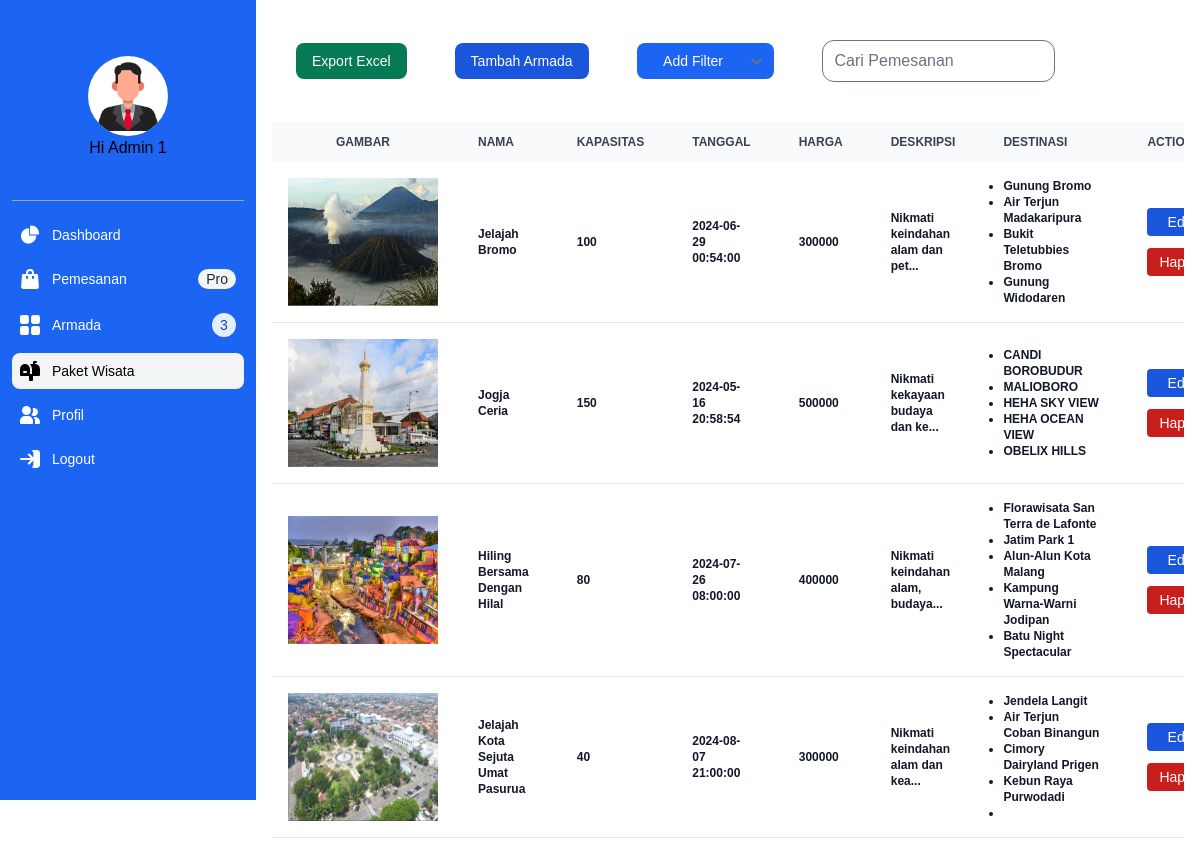
/app/admin/paket/index.php (signed in), run on an earlier commit of the app's database.
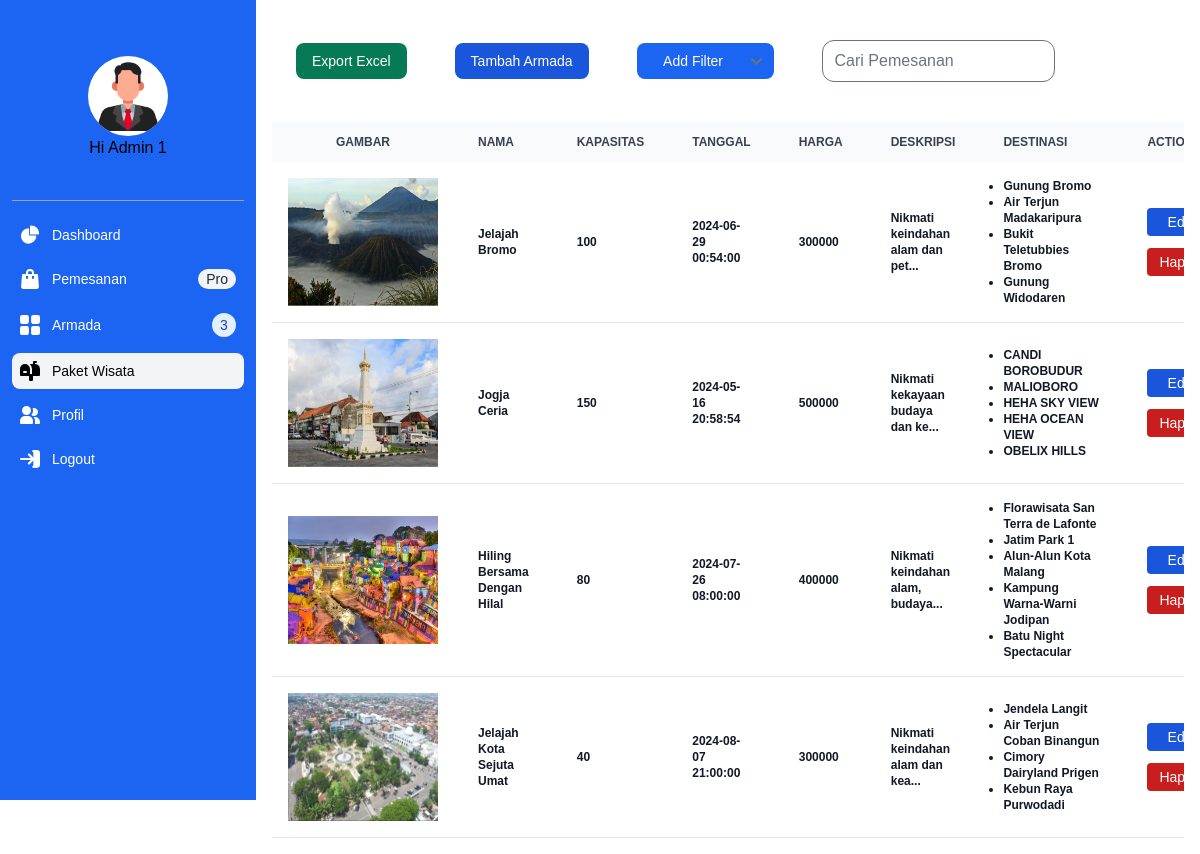
And on a later commit of the database.
### tables this page shows
CREATE TABLE `paket` (
  `ID_PAKET` char(8) NOT NULL,
  `NAMA_PAKET` varchar(32) NOT NULL,
  `DESTINASI_PAKET` varchar(256) NOT NULL,
  `HARGA_PAKET` bigint(20) NOT NULL,
  `JEMPUT_PAKET` varchar(256) NOT NULL,
  `KAPASITAS_PAKET` int(11) NOT NULL,
  `TANGGAL_PAKET` datetime NOT NULL,
  `DESKRIPSI_PAKET` varchar(256) NOT NULL,
  `GAMBAR_PAKET` varchar(256) NOT NULL
);

### app/database.php (called while the page is built, shortened)
<?php
	function getTableData($table) {
		try{
			$statement = DB->prepare("SELECT * FROM $table");
			$statement->execute();
			return $statement->fetchAll(PDO::FETCH_ASSOC);
		}
		catch(PDOException $err){
			echo $err->getMessage();
		}
	}
?>

### app/admin/paket/index.php (the view, shortened to what the changed rows need)
<?php
    require("../../database.php");
    $packets = getTableData('paket');
        include("../../../assets/inc/admin/layouts/header.php");
        $flag = 1;
    ?>
    <div class="overflow-x-scroll">
        <table class="w-full text-sm text-left rtl:text-right text-gray-500 dark:text-gray-400">
            <thead class="text-xs text-gray-700 uppercase bg-gray-50 dark:bg-gray-700 dark:text-gray-400">
                <tr>
                <th scope="col" class="px-16 py-3">Gambar
                </th>
                <th scope="col" class="px-6 py-3">
                    Nama
                </th>
                <th scope="col" class="px-6 py-3">
                    Kapasitas
                </th>
                <th scope="col" class="px-6 py-3">
                    Tanggal
                </th>
                <th scope="col" class="px-6 py-3">
                    Harga
                </th>
                <th scope="col" class="px-6 py-3">
                    Deskripsi
                </th>
                <th scope="col" class="px-6 py-3">
                    Destinasi
                </th>
                <th scope="col" class="px-6 py-3">
                    Action
                </th>
            </tr>
        </thead>
        <tbody class="text-xs">
        <?php foreach ($packets as $packet) : ?>
            <tr class="bg-white border-b dark:bg-gray-800 dark:border-gray-700 hover:bg-gray-50 dark:hover:bg-gray-600">
                <td class="p-4 overflow-hidden w-32">
                    <img src="<?= BASEURL; ?>/assets/img/paket/<?= $packet['GAMBAR_PAKET'] ?>" alt="paket" class="h-32 md:h-32">
                </td>
                <td class="px-6 py-4 font-semibold text-gray-900 dark:text-white">
                    <?= ucwords($packet["NAMA_PAKET"]) ?>
                </td>
                <td class="px-6 py-4 font-semibold text-gray-900 dark:text-white">
                  <?= ucwords($packet["KAPASITAS_PAKET"]) ?>
                </td>
                <td class="px-6 py-4 font-semibold text-gray-900 dark:text-white">
                  <?= ucwords($packet["TANGGAL_PAKET"]) ?>
                </td>
                <td class="px-6 py-4 font-semibold text-gray-900 dark:text-white">
                    <?= ucwords($packet["HARGA_PAKET"]) ?>
                </td>
                <td class="px-6 py-4 font-semibold text-gray-900 dark:text-white">
                <?php
                    echo substr($packet["DESKRIPSI_PAKET"], 0, 30);
                    if (strlen($packet["DESKRIPSI_PAKET"])>30) {
                        echo "...";
                    }
                 ?>
                </td>
                <td class="px-6 py-4 font-semibold text-gray-900 dark:text-white">
                  <ul class="list-disc w-24">
                    <?php
                        $dests = explode(',', $packet["DESTINASI_PAKET"]);
                        foreach ($dests as $dest) {
                            echo "<li>$dest</li>";
                        }
                    ?>
                </ul>
                </td>
                <td class="px-6 py-4">
                    <a href="edit.php?pkt=<?= $packet["ID_PAKET"] ?>" class="block text-white bg-blue-700 hover:bg-blue-800 focus:ring-4 focus:outline-none focus:ring-blue-300 font-medium rounded text-sm px-3 py-1 text-center">Edit</a>
                    <button data-modal-target="popup-modal<?=$flag;?>" data-modal-toggle="popup-modal<?=$flag;?>" class="mt-3 block text-white bg-red-700 hover:bg-red-800 focus:ring-4 focus:outline-none focus:ring-red-300 font-medium rounded text-sm px-3 py-1 text-center type="button">
                      Hapus
                    </button>
                </td>
            </tr>
            <?php $flag+=1;
          endforeach; ?>
        </tbody>
    </table>
</div>
	<?php include("../../../assets/inc/admin/layouts/footer.php");

What changed in the data, as far as the page shows it:
changed paket "Nikmati keindahan alam dan kea": NAMA_PAKET "Jelajah Kota Sejuta Umat Pasurua" → "Jelajah Kota Sejuta Umat"
